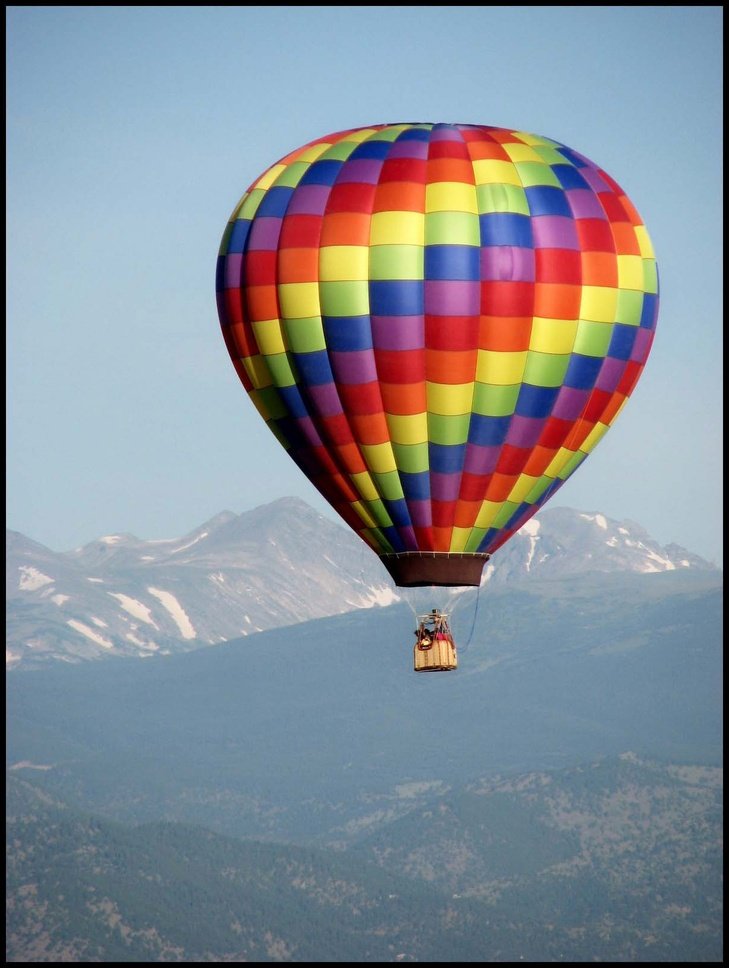
//> input picture EE492G/fitElipse/Release/baloon.jpg, 729 x 968 px, shrunk from 1220 x 1620 before the run
$ ./main Release/baloon.jpg   (built with g++ and OpenCV 4)
//> lines starting //> are read from the running program, lines starting //| are printed output that depends on the picture; after the words box and inside, x2 and y2 are one past the last pixel; in counts of white or black regions, pixels touching at a corner belong together
#include <opencv2/highgui/highgui.hpp>
#include <opencv2/imgproc/imgproc.hpp>
#include <opencv2/core/core.hpp>
#include <cmath>
#include <iostream>
#include <stdio.h>
#include <stdlib.h>
#define PI 3.14159265

using namespace cv;
using namespace std;

/* Draw Axis */
void drawAxis(Mat& out, RotatedRect box){
	// initial setup
	double angle = box.angle;
	int h = box.size.height;
	int w = box.size.width;

	// Initialize center point
	int xInitial = box.center.x;
	int yInitial = box.center.y;

	/* Major Axis */
	// Top point
	Point Top;
	Top.x = ((w/2)*(cos(angle*PI/180))) + xInitial;
	Top.y = ((w/2)*(sin(angle*PI/180))) + yInitial;
	// Bottom Point
	Point Bottom;
	Bottom.x = xInitial - ((w/2)*(cos(angle*PI/180)));
	Bottom.y = yInitial - ((w/2)*(sin(angle*PI/180)));
	// Draw Major Axis
	line(out, Top, Bottom, Scalar(0,255,0));

	/* Minor Axis */
	// Left point
	Point Left;
	Left.x = ((h/2)*(cos((angle+90)*PI/180))) + xInitial;
	Left.y = ((h/2)*(sin((angle+90)*PI/180))) + yInitial;
	// Right Point
	Point Right;
	Right.x = xInitial - ((h/2)*(cos((angle+90)*PI/180)));
	Right.y = yInitial - ((h/2)*(sin((angle+90)*PI/180)));
	// Draw Major Axis
	line(out, Left, Right, Scalar(0,255,0));

}

/* Fit ellipse */
void findEllipse(Mat& img){
	// find contours
	vector<vector<Point> > contours;
	findContours(img, contours, RETR_LIST, CHAIN_APPROX_NONE);

	// initialize output picture
	Mat cimage = Mat::zeros(img.size(), CV_8UC3);

	// fit the ellipses
	for (size_t i = 0; i < contours.size()-1; i++){
		size_t count = contours[i].size();
        if( count < 6 )
            continue;

        Mat pointsf;
        Mat(contours[i]).convertTo(pointsf, CV_32F);
        RotatedRect box = fitEllipse(pointsf);

        // Draw Axis
        drawAxis(cimage, box);

        if( MAX(box.size.width, box.size.height) > MIN(box.size.width, box.size.height)*30 )
            continue;
        drawContours(cimage, contours, (int)i, Scalar::all(255), 1, 8);

        ellipse(cimage, box, Scalar(0,0,255), 1, LINE_AA);
        ellipse(cimage, box.center, box.size*0.5f, box.angle, 0, 360, Scalar(0,255,255), 1, LINE_AA);
        Point2f vtx[4];
        box.points(vtx);
        for( int j = 0; j < 4; j++ )
            line(cimage, vtx[j], vtx[(j+1)%4], Scalar(0,255,0), 1, LINE_AA);
	}

	// show results in a sizable window
	namedWindow("Result", WINDOW_NORMAL);
	imshow("Result", cimage);
}

/** @function main */
int main( int argc, char** argv ){
	// Load source image and convert it to gray
	Mat src,src_gray;
	src = imread( argv[1], 1 );
//> src is the input picture: 968 rows x 729 cols, CV_8UC3; mean B, G, R 149.3, 140.6, 134

	// Convert image to gray and blur it
	cvtColor( src, src_gray, COLOR_BGR2GRAY );
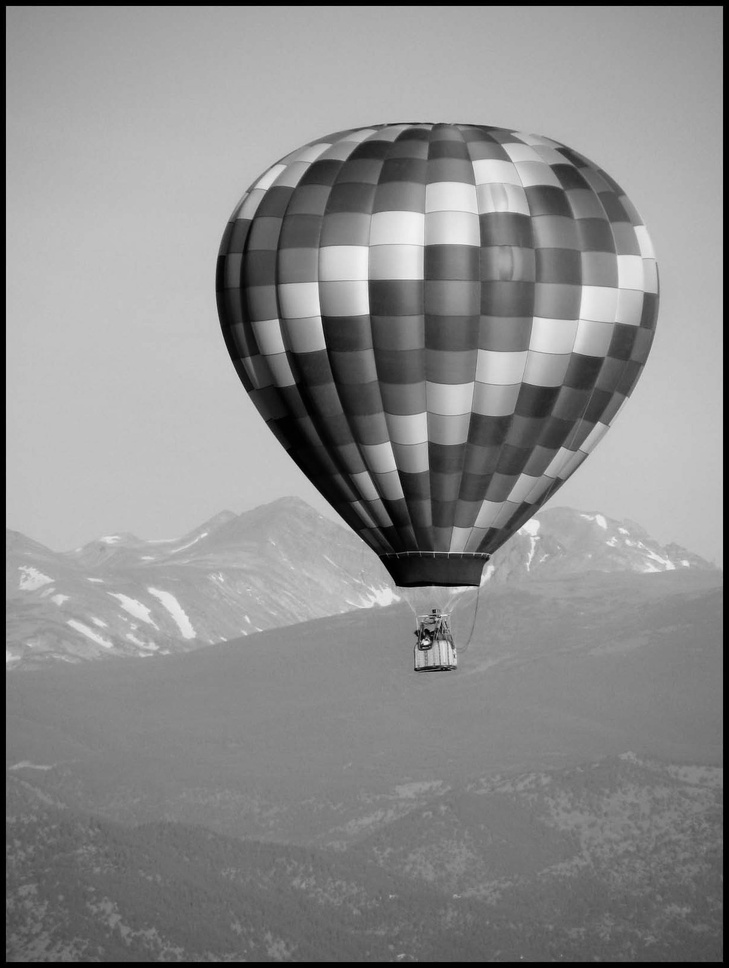
//> src_gray: 968 rows x 729 cols, CV_8UC1; min 0, max 243, mean 139.6
	for(int j = 0; j < 5; j++){
		for ( int i = 1; i < 5; i = i + 2 ){
		medianBlur( src_gray, src_gray, i );
		}
	}
	// binarize image
	Mat binary;
	threshold(src_gray, binary, 0, 255, THRESH_BINARY | THRESH_OTSU );
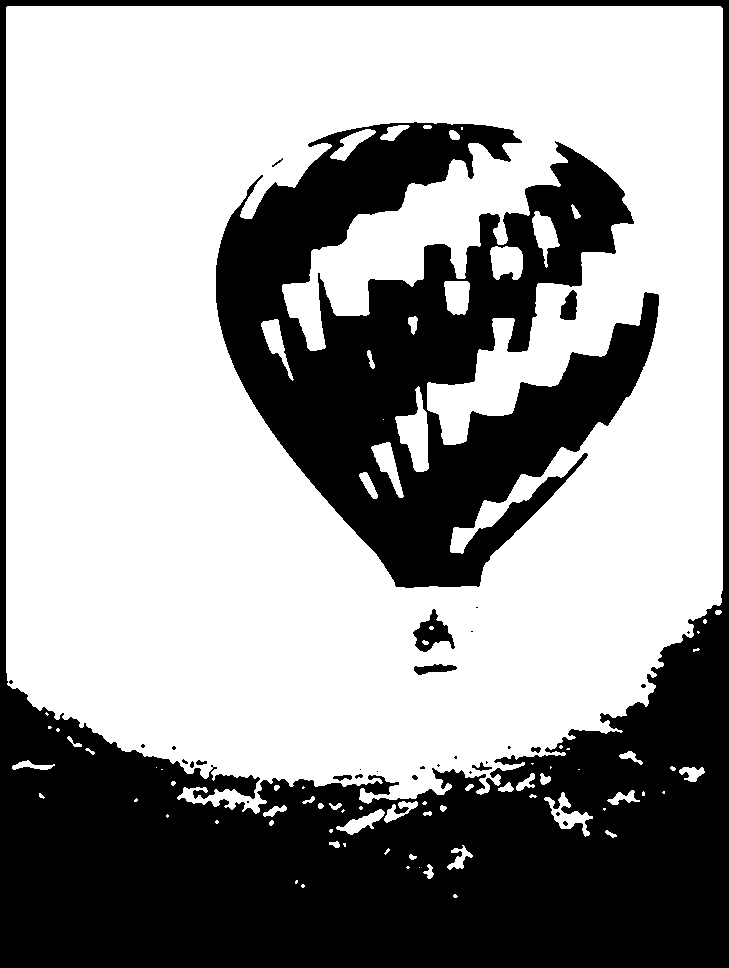
//> binary: 968 rows x 729 cols, CV_8UC1; 61.2% white; 32 black regions (19 under 20 px)

	// find ellipse
	findEllipse(binary);
//> in findEllipse, `findContours(img, contours, RETR_LIST, CHAIN_APPROX_NONE);`: contours = 113 contours, 59 with area under 20; largest, box (x1, y1, x2, y2) and area: (6, 6, 723, 814) 529009, (215, 121, 660, 589) 109420, (395, 386, 429, 472) 1400, (412, 608, 456, 653) 951, (490, 246, 523, 280) 854
//> the loop in findEllipse, `for (size_t i = 0; i < contours.size()-1; i++)` made 112 passes
//> (count, box, angle in drawAxis, h in drawAxis, w in drawAxis, xInitial in drawAxis, yInitial in drawAxis) on passes 1, 2, 3, 5, 6, 7, 8, 9: (9, centre (454.8, 895.6), size (3, 4.1), angle 111, 111, 4, 3, 454, 895), (8, centre (302.5, 885.5), size (3.2, 3.2), angle 0, 0, 3, 3, 302, 885), (8, centre (296, 881.5), size (2.1, 3.5), angle 20.8, 20.76, 3, 2, 296, 881), (6, centre (407.5, 867), size (2.1, 3), angle 90, 90, 3, 2, 407, 867), (36, centre (428.6, 871.3), size (8.6, 13.1), angle 171.5, 171.5, 13, 8, 428, 871), (17, centre (412.1, 856.6), size (4.7, 7.2), angle 104, 104, 7, 4, 412, 856), (12, centre (387, 850.7), size (2.2, 8.7), angle 39.7, 39.75, 8, 2, 386, 850), (96, centre (458.3, 857.7), size (18.4, 24.9), angle 52.6, 52.59, 24, 18, 458, 857)
//> count on passes 4, 39, 50, 51, 52, 53: 1, 5, 4, 2, 4, 2
//> after the loop in findEllipse, `for (size_t i = 0; i < contours.size()-1; i++)`:
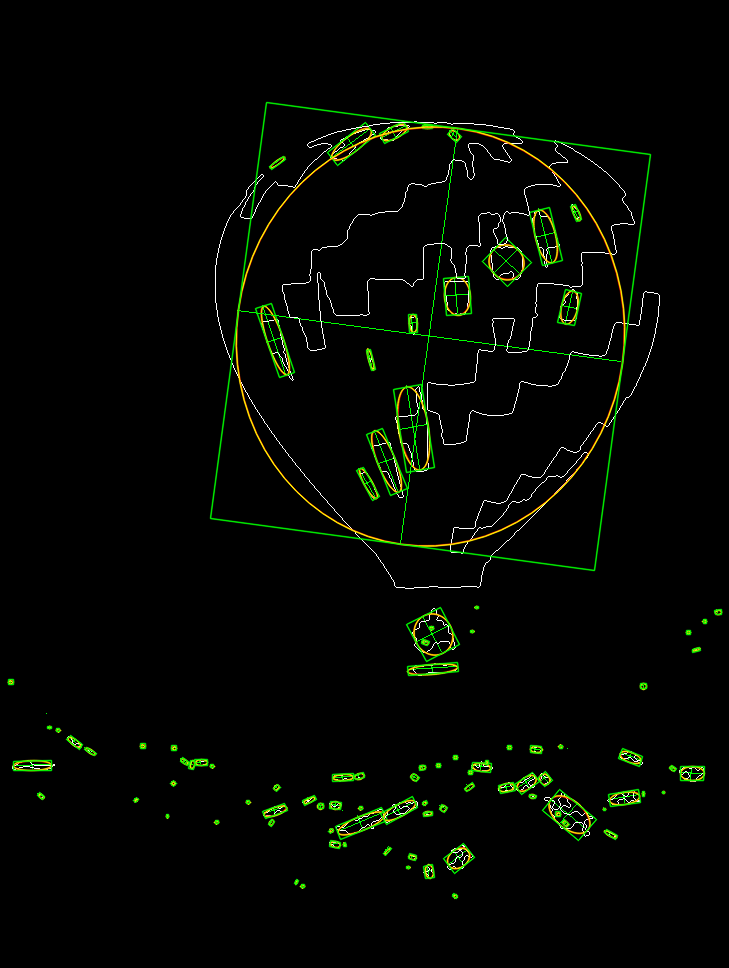
//> cimage: 968 rows x 729 cols, CV_8UC3; mean B, G, R 1.8, 6.8, 3.8

	waitKey(0);
	return(0);
}
